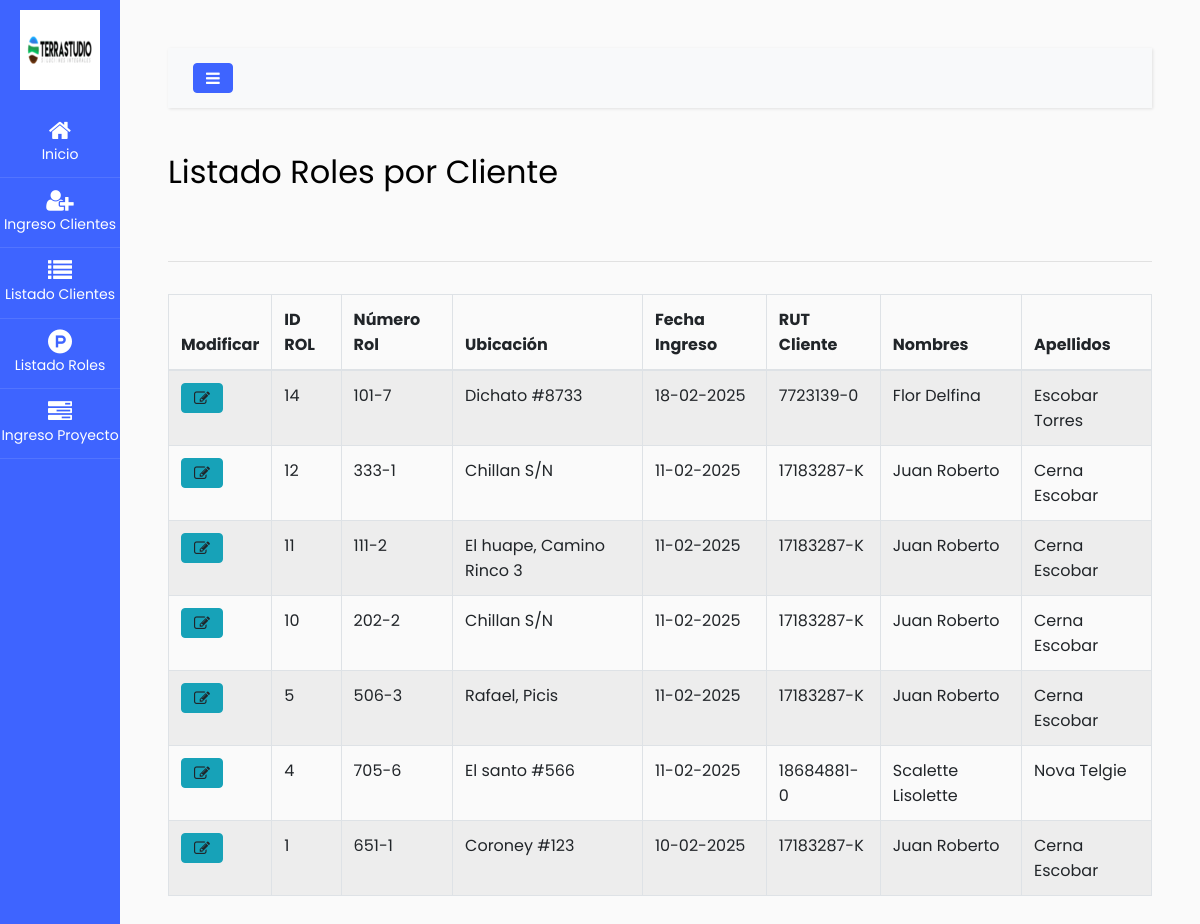
/ingreso/Listado_Roles.php (signed in), run on the app's committed database.
### tables this page shows
CREATE TABLE `rol` (
  `id_rol` int(11) NOT NULL,
  `numero_rol` varchar(30) DEFAULT NULL,
  `ubicacion` varchar(255) NOT NULL,
  `id_cliente` int(11) NOT NULL,
  `fecha_rol` date DEFAULT NULL
);

CREATE TABLE `cliente` (
  `id_cliente` int(11) NOT NULL,
  `rut_cliente` varchar(10) DEFAULT NULL,
  `nombres` varchar(30) DEFAULT NULL,
  `apellidos` varchar(30) DEFAULT NULL,
  `email` varchar(50) NOT NULL,
  `telefono` varchar(10) DEFAULT NULL,
  `ubicacion` varchar(255) DEFAULT NULL,
  `profesional` varchar(30) DEFAULT NULL,
  `fecha_creacion` date DEFAULT NULL
);

### ingreso/f_buscar/listado_roles.php (the view, shortened to what this page needs)
<?php
$mysqli = mysqli_connect("localhost", "root", "", "topografia");
$salida = "<table id='roles' class='display table table-striped table-bordered' style='width:100%'>
            <thead>
                <tr>
                    <th>Modificar</th>
                    <th>ID ROL</th>
                    <th>Número Rol</th>
                    <th>Ubicación</th>
                    <th>Fecha Ingreso</th>
                    <th>RUT Cliente</th>
                    <th>Nombres</th>
                    <th>Apellidos</th>
                </tr>
            </thead>
            <tbody>";
$query = "SELECT rol.id_rol, rol.numero_rol, rol.ubicacion, cliente.id_cliente, cliente.rut_cliente, cliente.nombres, cliente.apellidos, rol.fecha_rol
          FROM rol
          JOIN cliente ON rol.id_cliente = cliente.id_cliente order by rol.id_rol DESC";
$resultado = $mysqli->query($query);
if ($resultado && $resultado->num_rows > 0) {
    while ($fila = $resultado->fetch_assoc()) {
        $fechaFormateada = !empty($fila['fecha_rol']) ? date("d-m-Y", strtotime($fila['fecha_rol'])) : "No especificada";
        $salida .= "<tr>
                        <td class='center'>
                            <a class='btn btn-info product1' codigo1='".htmlspecialchars($fila['id_rol'])."' data-toggle='modal' data-target='#Ingreso1'>
                                <i class='fa fa-edit'></i>
                            </a>
                        </td>
                        <!--<td class='center'>
                            <a class='btn btn-info product2' codigo2='".htmlspecialchars($fila['id_rol'])."' codigo3='".htmlspecialchars($fila['id_cliente'])."' onclick='openForm()'>
                                <i class='fa fa-list'></i>-->
                        </a>
                        </td>
                        <td>".htmlspecialchars($fila['id_rol'])."</td>
                        <td>".htmlspecialchars($fila['numero_rol'])."</td>
                        <td>".htmlspecialchars($fila['ubicacion'])."</td>
                        <td>".$fechaFormateada."</td>
                        <td>".htmlspecialchars($fila['rut_cliente'])."</td>
                        <td>".htmlspecialchars($fila['nombres'])."</td>
                        <td>".htmlspecialchars($fila['apellidos'])."</td>
                    </tr>";
    }
} else {
    $salida .= "<tr><td colspan='8' class='text-center'>No hay datos disponibles</td></tr>";
}
$salida .= "</tbody></table>";
echo $salida;
?>

### data on the page
rol: id_rol "14", numero_rol "101-7", ubicacion "Dichato #8733", fecha_rol "18-02-2025", id_cliente.rut_cliente "7723139-0", id_cliente.nombres "Flor Delfina", id_cliente.apellidos "Escobar Torres"
rol: id_rol "12", numero_rol "333-1", ubicacion "Chillan S/N", fecha_rol "11-02-2025", id_cliente.rut_cliente "17183287-K", id_cliente.nombres "Juan Roberto", id_cliente.apellidos "Cerna Escobar"
rol: id_rol "11", numero_rol "111-2", ubicacion "El huape, Camino Rinco 3", fecha_rol "11-02-2025", id_cliente.rut_cliente "17183287-K", id_cliente.nombres "Juan Roberto", id_cliente.apellidos "Cerna Escobar"
rol: id_rol "10", numero_rol "202-2", ubicacion "Chillan S/N", fecha_rol "11-02-2025", id_cliente.rut_cliente "17183287-K", id_cliente.nombres "Juan Roberto", id_cliente.apellidos "Cerna Escobar"
rol: id_rol "5", numero_rol "506-3", ubicacion "Rafael, Picis", fecha_rol "11-02-2025", id_cliente.rut_cliente "17183287-K", id_cliente.nombres "Juan Roberto", id_cliente.apellidos "Cerna Escobar"
rol: id_rol "4", numero_rol "705-6", ubicacion "El santo #566", fecha_rol "11-02-2025", id_cliente.rut_cliente "18684881-0", id_cliente.nombres "Scalette Lisolette", id_cliente.apellidos "Nova Telgie"
rol: id_rol "1", numero_rol "651-1", ubicacion "Coroney #123", fecha_rol "10-02-2025", id_cliente.rut_cliente "17183287-K", id_cliente.nombres "Juan Roberto", id_cliente.apellidos "Cerna Escobar"
